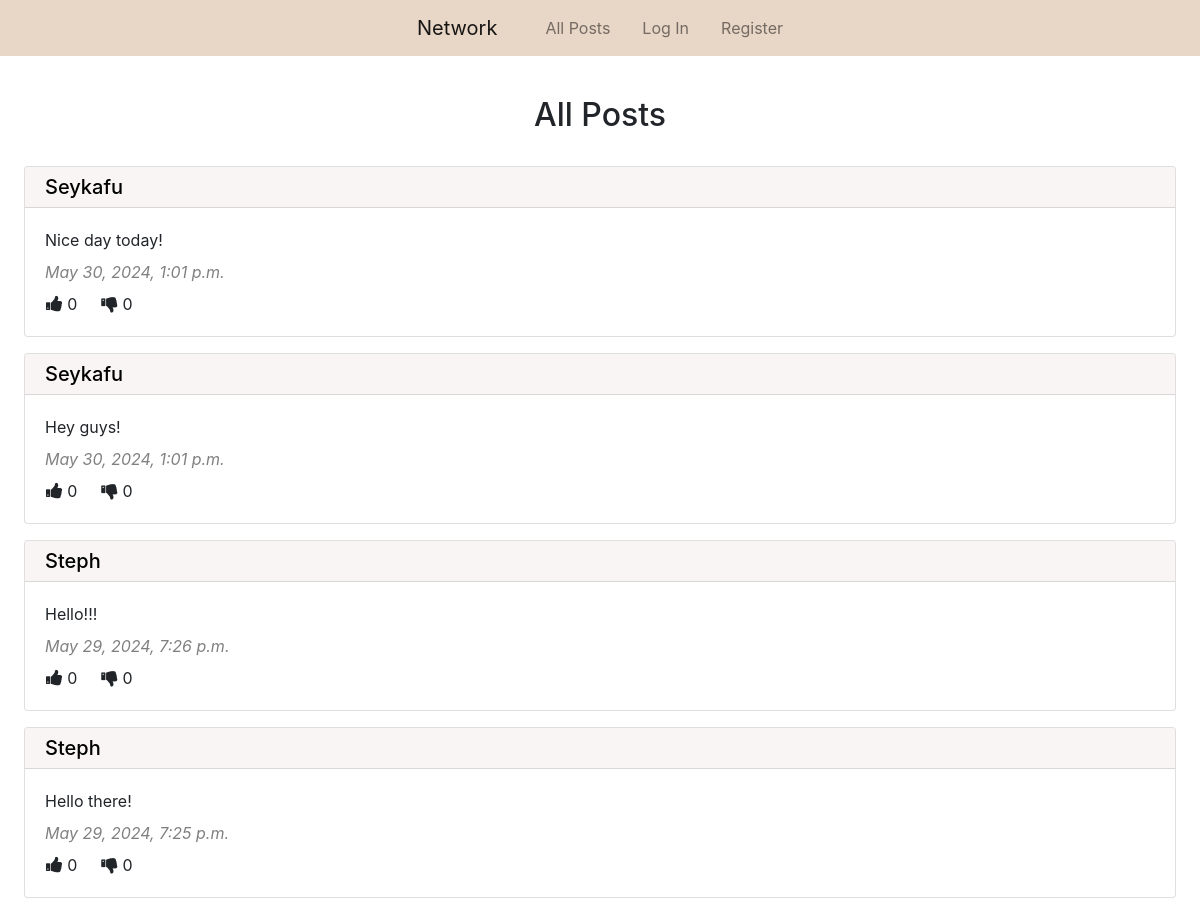
The app's page / (upper part), older data.
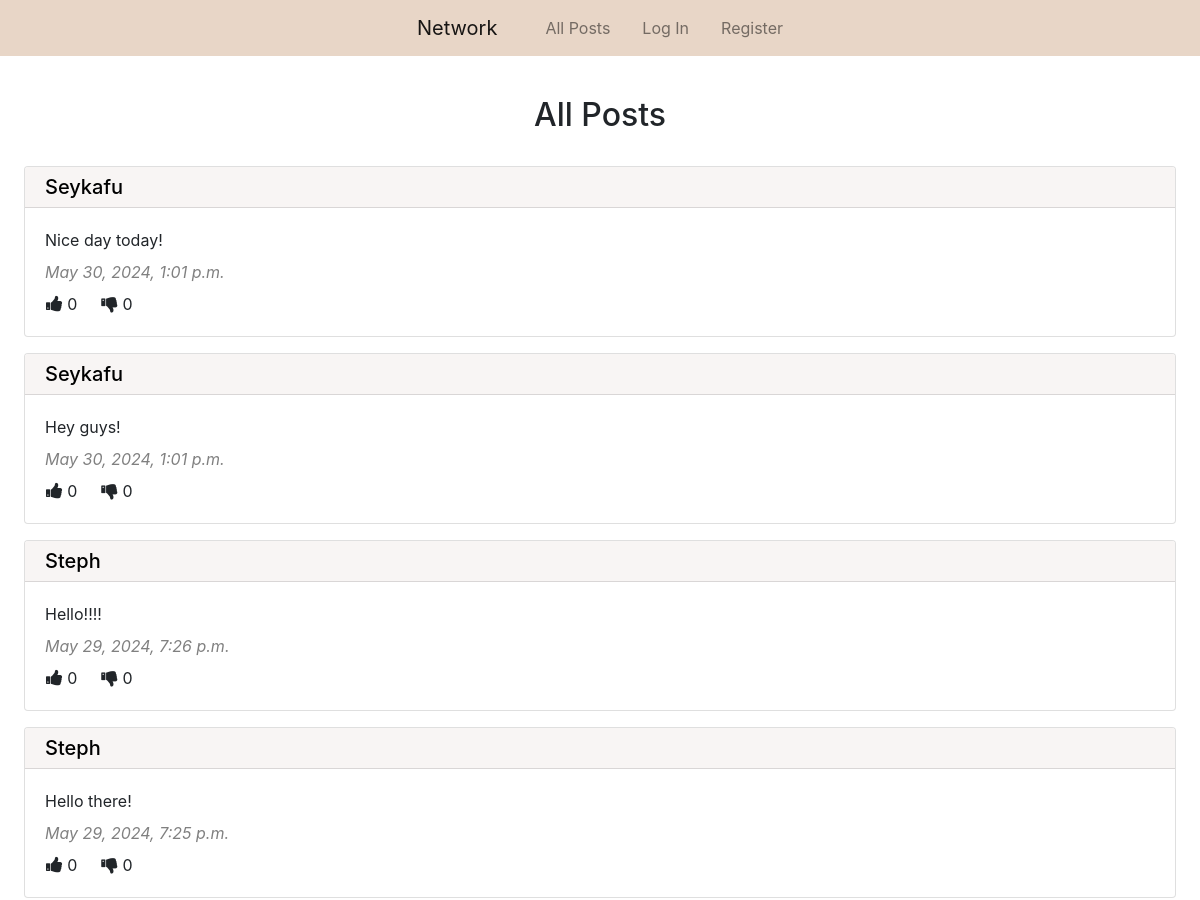
The same page, newer data.
### network/models.py (models this page shows, shortened)
class Post(models.Model):
    content = models.CharField(max_length=300)
    user = models.ForeignKey(User, on_delete=models.CASCADE, related_name="post_user")
    date_time = models.DateTimeField(auto_now_add=True)

class User(AbstractUser):
    pass

### network/views.py (the view)
# urls.py: path("", views.index, name="index"),
def index(request):
    all_posts = Post.objects.all().order_by("id").reverse()
    all_likes = Like.objects.all()
    your_liked_post_ids = []
    try:
        for like in all_likes:
            if like.user.id == request.user.id:
                your_liked_post_ids.append(like.post.id)
    except:
        your_liked_post_ids = []
    paginator = Paginator(all_posts, 10)
    page_number = request.GET.get("page")
    page_posts = paginator.get_page(page_number)
    return render(request, "network/index.html", {
        "page_posts": page_posts,
        "your_liked_post_ids": your_liked_post_ids
    })

### network/templates/network/index.html (shortened to what this page needs)
{% extends "network/layout.html" %}
{% block body %}
    <h2 class="px-5 pt-4 pb-3 mt-3 text-center">All Posts</h2>
    {% for post in page_posts %}
        <div class="px-4 py-2">
            <div class="card">
                <h5 class="card-header bg-brown pt-2 pb-2"><a class="blacklink" href="{% url 'profile' user_id=post.user.id %}">{{ post.user.username | capfirst }}</a></h5>
                <div class="card-body">
                    <p class="card-text mt-0 mb-2" id="content_{{ post.id }}">{{ post.content }}</p>
                    <p class="card-text grey mt-2 mb-1"><i>{{ post.date_time }}</i></p>
                    <div class="row pl-3 mt-2">
                        <div class="pr-4">
                            <i class="fa fa-thumbs-up" style="font-size:18px"></i> {{ post.like_post.count }}
                        </div>
                        <div>
                            <i class="fa fa-thumbs-down" style="font-size:18px"></i> 0
                        </div>
                    </div>
                </div>
            </div>
        </div>
    {% endfor %}
    <br>
{% endblock %}

Row changes from the older to the newer data that the page shows:
changed Post: content "Hello!!!" → "Hello!!!!"
